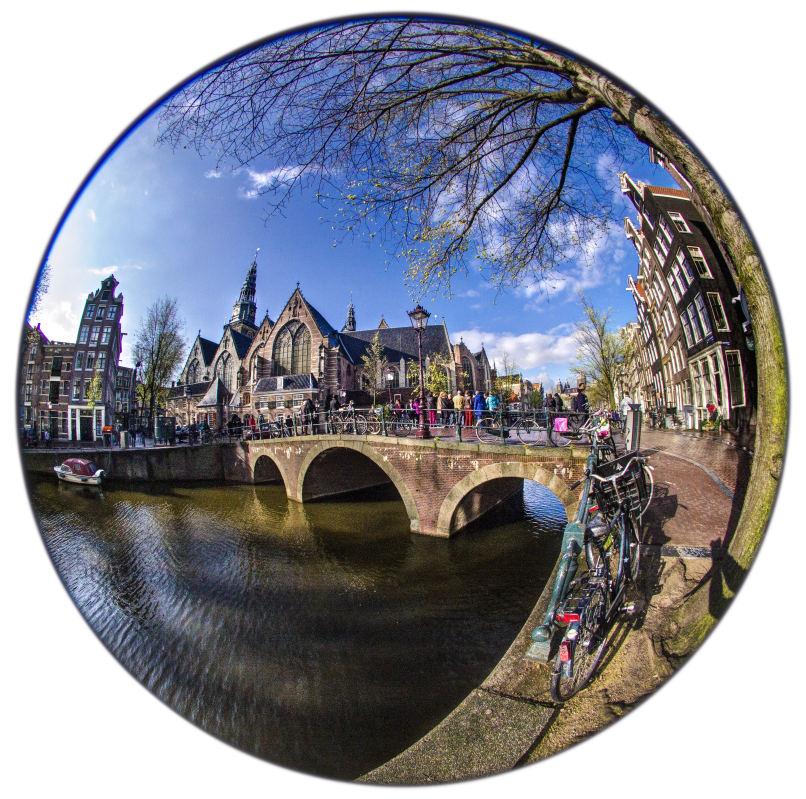
#> input picture example/images/example3.jpg, 2417 x 2396 px (shown at 1/3 size)
$ python example2.py
#> lines starting #> are read from the running program, lines starting #| are printed output that depends on the picture
### src/defisheye/defisheye.py
#!/usr/bin/env python3.6
# -*- Coding: UTF-8 -*-
"""
Defisheye algorithm.

Developed by: E. S. Pereira.
e-mail: pereira.somoza@gmail.com

Based in the work of F. Weinhaus.
http://www.fmwconcepts.com/imagemagick/defisheye/index.php

Copyright [2019] [E. S. Pereira]

   Licensed under the Apache License, Version 2.0 (the "License");
   you may not use this file except in compliance with the License.
   You may obtain a copy of the License at

       http://www.apache.org/licenses/LICENSE-2.0

   Unless required by applicable law or agreed to in writing, software
   distributed under the License is distributed on an "AS IS" BASIS,
   WITHOUT WARRANTIES OR CONDITIONS OF ANY KIND, either express or implied.
   See the License for the specific language governing permissions and
   limitations under the License.
"""
import cv2
from numpy import arange, sqrt, arctan, sin, tan, meshgrid, pi, pad
from numpy import ndarray, hypot
import numpy as np

class Defisheye:
    """
    Defisheye

    fov: fisheye field of view (aperture) in degrees
    pfov: perspective field of view (aperture) in degrees
    xcenter: x center of fisheye area
    ycenter: y center of fisheye area
    radius: radius of fisheye area
    pad: Expand image in width and hight
    angle: image rotation in degrees clockwise
    dtype: linear, equalarea, orthographic, stereographic
    format: circular, fullframe
    """

    def __init__(self, infile, **kwargs):
        vkwargs = {"fov": 180,
                   "pfov": 120,
                   "xcenter": None,
                   "ycenter": None,
                   "radius": None,
                   "pad": 0,
                   "angle": 0,
                   "dtype": "equalarea",
                   "format": "fullframe"
                   }
        self._start_att(vkwargs, kwargs)

        if type(infile) == str:
            _image = cv2.imread(infile)
        elif type(infile) == ndarray:
            _image = infile
        else:
            raise Exception("Image format not recognized")

        if self._pad > 0:
            _image = cv2.copyMakeBorder(
                _image, self._pad, self._pad, self._pad, self._pad, cv2.BORDER_CONSTANT)

        width = _image.shape[1]
        height = _image.shape[0]
        xcenter = width // 2
        ycenter = height // 2

        dim = min(width, height)
        x0 = xcenter - dim // 2
        xf = xcenter + dim // 2
        y0 = ycenter - dim // 2
        yf = ycenter + dim // 2

        self._image = _image[y0:yf, x0:xf, :]

        self._width = self._image.shape[1]
        self._height = self._image.shape[0]

        if self._xcenter is None:
            self._xcenter = (self._width - 1) // 2

        if self._ycenter is None:
            self._ycenter = (self._height - 1) // 2

    def _map(self, i, j, ofocinv, dim):

        xd = i - self._xcenter
        yd = j - self._ycenter

        rd = hypot(xd, yd)
        phiang = arctan(ofocinv * rd)

        if self._dtype == "linear":
            ifoc = dim * 180 / (self._fov * pi)
            rr = ifoc * phiang
            # rr = "rr={}*phiang;".format(ifoc)

        elif self._dtype == "equalarea":
            ifoc = dim / (2.0 * sin(self._fov * pi / 720))
            rr = ifoc * sin(phiang / 2)
            # rr = "rr={}*sin(phiang/2);".format(ifoc)

        elif self._dtype == "orthographic":
            ifoc = dim / (2.0 * sin(self._fov * pi / 360))
            rr = ifoc * sin(phiang)
            # rr="rr={}*sin(phiang);".format(ifoc)

        elif self._dtype == "stereographic":
            ifoc = dim / (2.0 * tan(self._fov * pi / 720))
            rr = ifoc * tan(phiang / 2)

        rdmask = rd != 0
        xs = xd.astype(np.float32).copy()
        ys = yd.astype(np.float32).copy()

        xs[rdmask] = (rr[rdmask] / rd[rdmask]) * xd[rdmask] + self._xcenter
        ys[rdmask] = (rr[rdmask] / rd[rdmask]) * yd[rdmask] + self._ycenter

        xs[~rdmask] = 0
        ys[~rdmask] = 0

        return xs, ys

    def convert(self, outfile=None):
        if self._format == "circular":
            dim = min(self._width, self._height)
        elif self._format == "fullframe":
            dim = sqrt(self._width ** 2.0 + self._height ** 2.0)

        if self._radius is not None:
            dim = 2 * self._radius

        # compute output (perspective) focal length and its inverse from ofov
        # phi=fov/2; r=N/2
        # r/f=tan(phi);
        # f=r/tan(phi);
        # f= (N/2)/tan((fov/2)*(pi/180)) = N/(2*tan(fov*pi/360))

        ofoc = dim / (2 * tan(self._pfov * pi / 360))
        ofocinv = 1.0 / ofoc

        i = arange(self._width)
        j = arange(self._height)
        i, j = meshgrid(i, j)

        xs, ys, = self._map(i, j, ofocinv, dim)

        img = cv2.remap(self._image, xs, ys, cv2.INTER_LINEAR)
        if outfile is not None:
            cv2.imwrite(outfile, img)
        return img

    def _start_att(self, vkwargs, kwargs):
        """
        Starting atributes
        """
        pin = []

        for key, value in kwargs.items():
            if key not in vkwargs:
                raise NameError("Invalid key {}".format(key))
            else:
                pin.append(key)
                setattr(self, "_{}".format(key), value)

        pin = set(pin)
        rkeys = set(vkwargs.keys()) - pin
        for key in rkeys:
            setattr(self, "_{}".format(key), vkwargs[key])

### example/example2.py
from defisheye import Defisheye

dtypes = ['linear', 'equalarea', 'orthographic', 'stereographic']
formats = ['circular', 'fullframe']
fov = 180
img = "./images/example3.jpg"
for format in formats:
    for dtype in dtypes:
        pfov = 120
        img_out = f"./images/out/example3_{dtype}_{format}_{pfov}.jpg"

        obj = Defisheye(img, dtype=dtype, format=format, fov=fov, pfov=pfov)
        obj.convert(img_out)
#> this loop made 2 passes
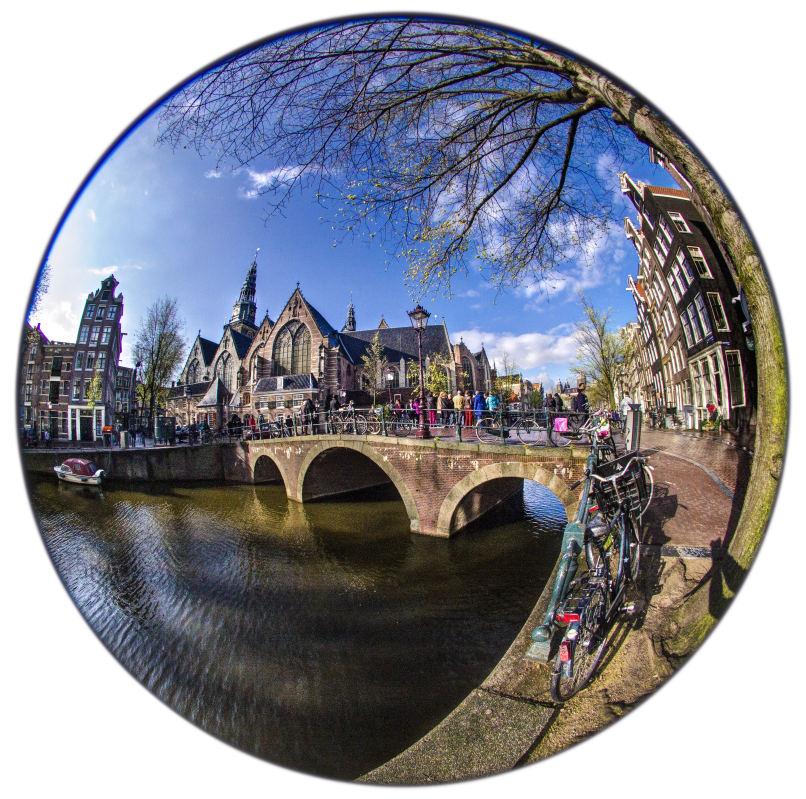
#> input picture example/images/example3.jpg, 2417 x 2396 px (shown at 1/3 size)
#> pass 1, in __init__, `self._image = _image[y0:yf, x0:xf, :]`:
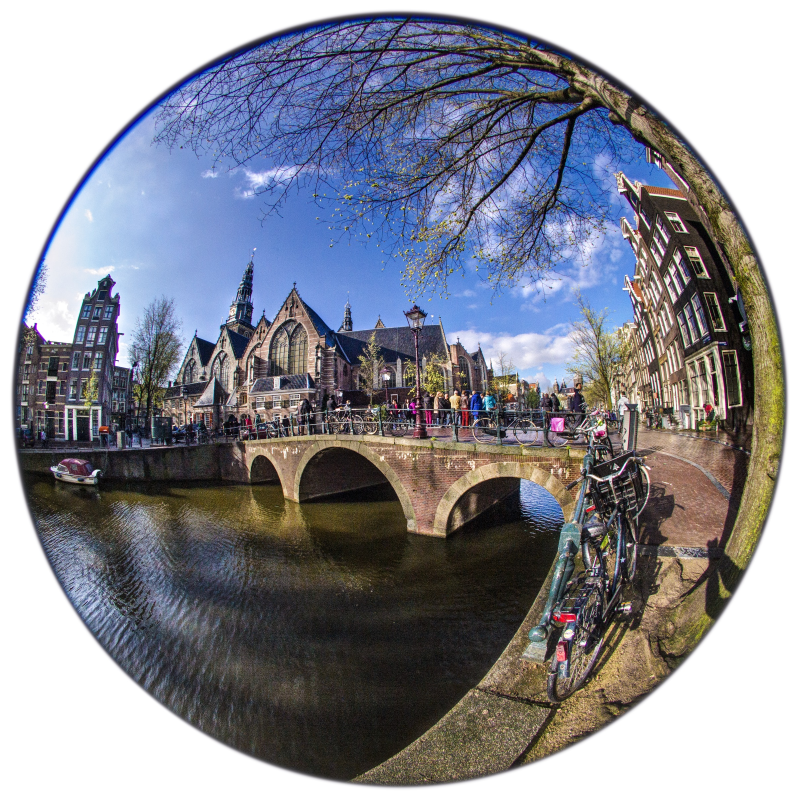
#> self._image: shape (2396, 2396, 3) (shown at 1/3 size); mean B, G, R 148.1, 138.9, 137.5
#> pass 1, in convert, `img = cv2.remap(self._image, xs, ys, cv2.INTER_LINEAR)`:
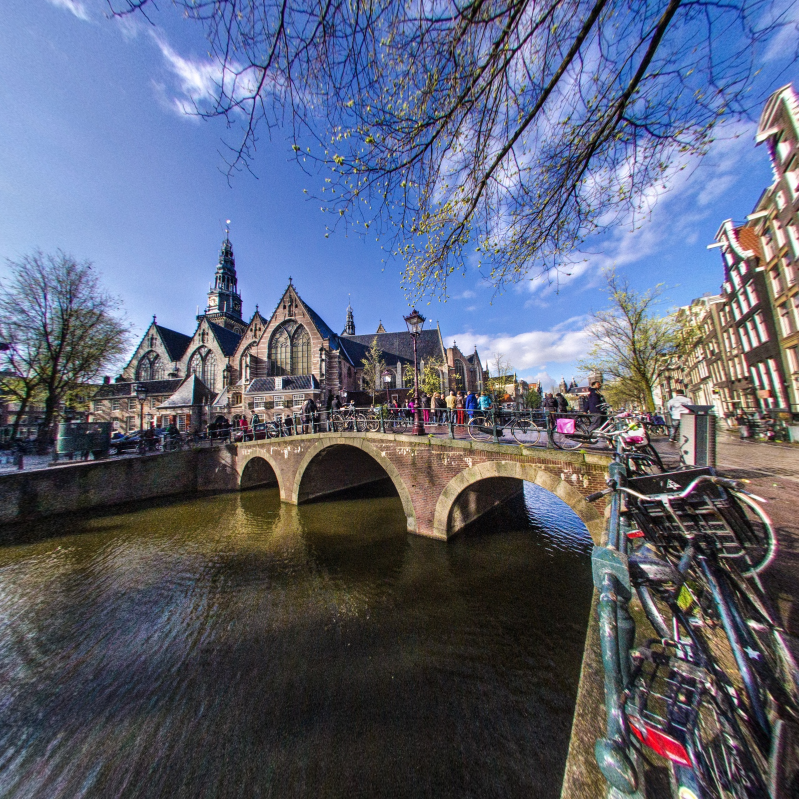
#> img: shape (2396, 2396, 3) (shown at 1/3 size); mean B, G, R 119.2, 99.2, 92.6
#> pass 1, in convert (call 2), `img = cv2.remap(self._image, xs, ys, cv2.INTER_LINEAR)`:
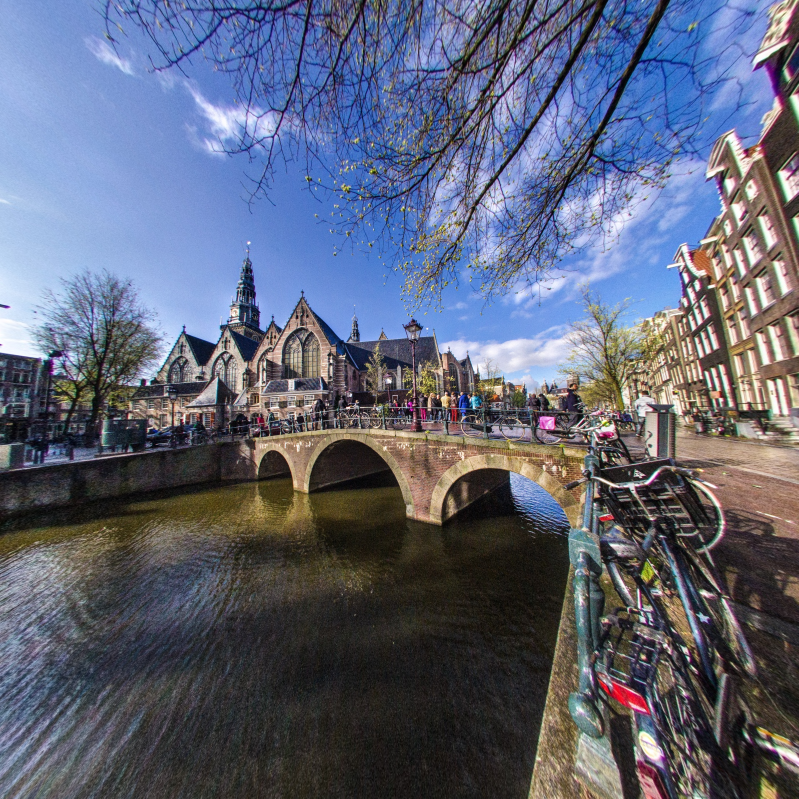
#> img: shape (2396, 2396, 3) (shown at 1/3 size); mean B, G, R 119.4, 100.1, 94.4
#> pass 1, in convert (call 3), `img = cv2.remap(self._image, xs, ys, cv2.INTER_LINEAR)`:
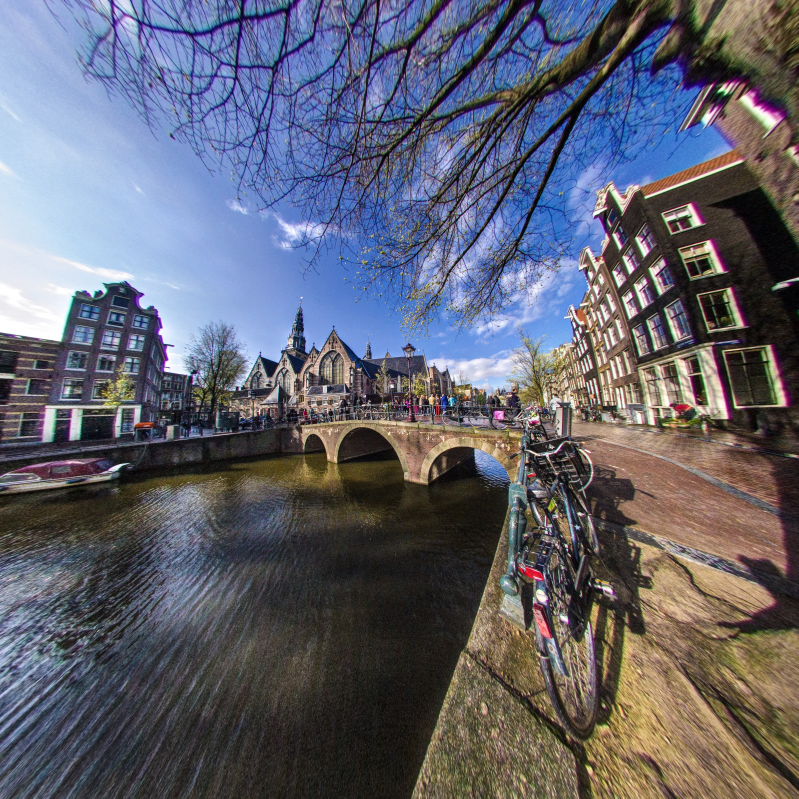
#> img: shape (2396, 2396, 3) (shown at 1/3 size); mean B, G, R 111.1, 98.4, 97

$ run again, with example/images/example1.jpg copied over example/images/example3.jpg
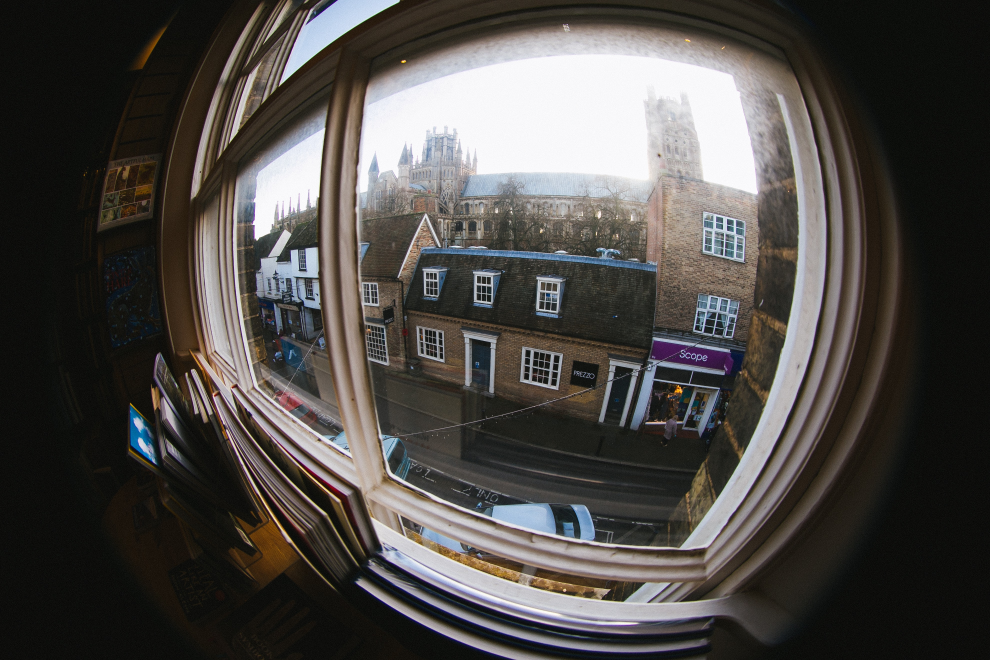
#> input picture example/images/example1.jpg, 3960 x 2640 px (shown at 1/4 size)
#> the loop `for format in formats:` made 2 passes
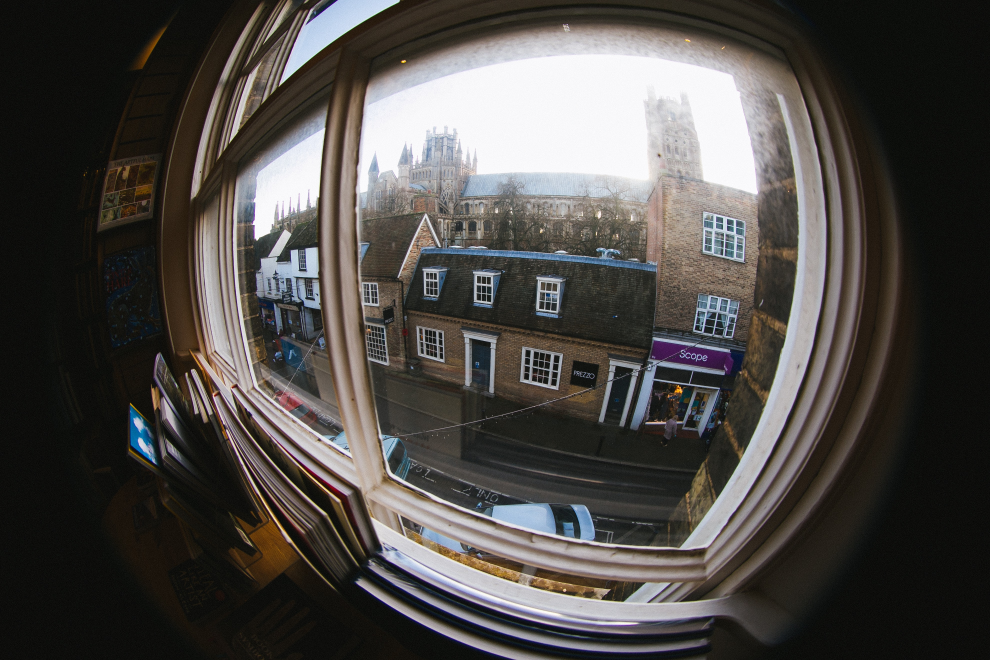
#> input picture example/images/example3.jpg, 3960 x 2640 px (shown at 1/4 size)
#> pass 1, in convert (call 2), `img = cv2.remap(self._image, xs, ys, cv2.INTER_LINEAR)`:
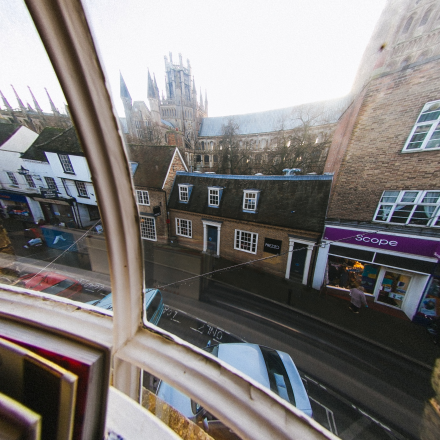
#> img: shape (2640, 2640, 3) (shown at 1/6 size); mean B, G, R 123.9, 125.2, 128.8
#> pass 1, in convert (call 3), `img = cv2.remap(self._image, xs, ys, cv2.INTER_LINEAR)`:
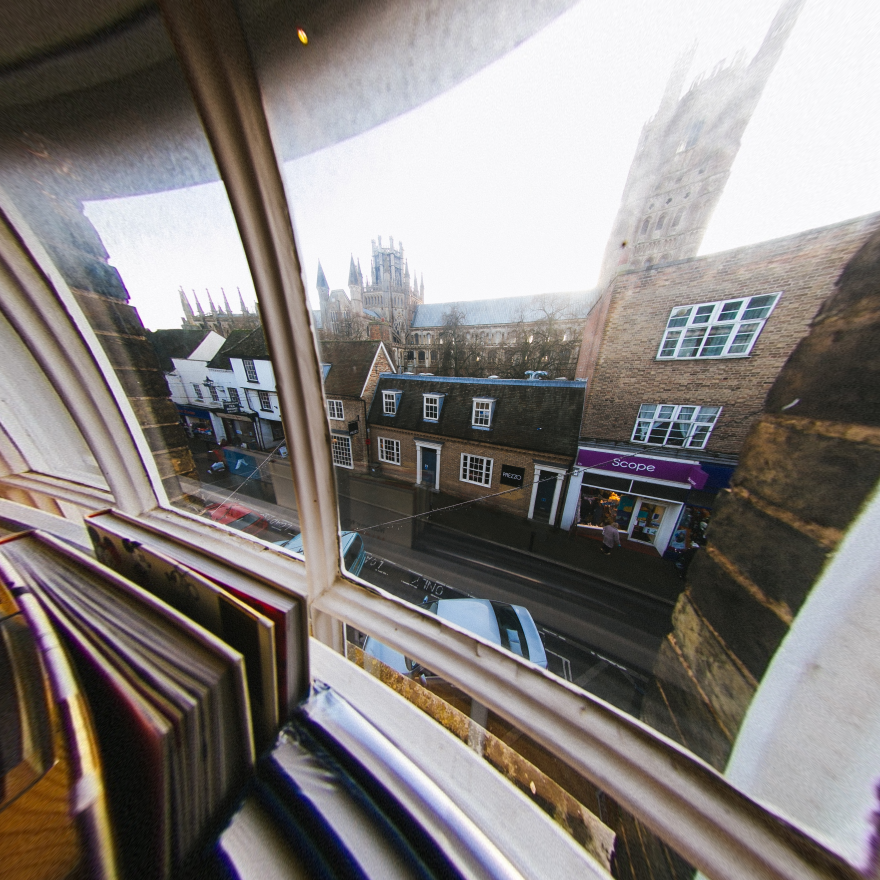
#> img: shape (2640, 2640, 3) (shown at 1/3 size); mean B, G, R 126.4, 129, 134.4
